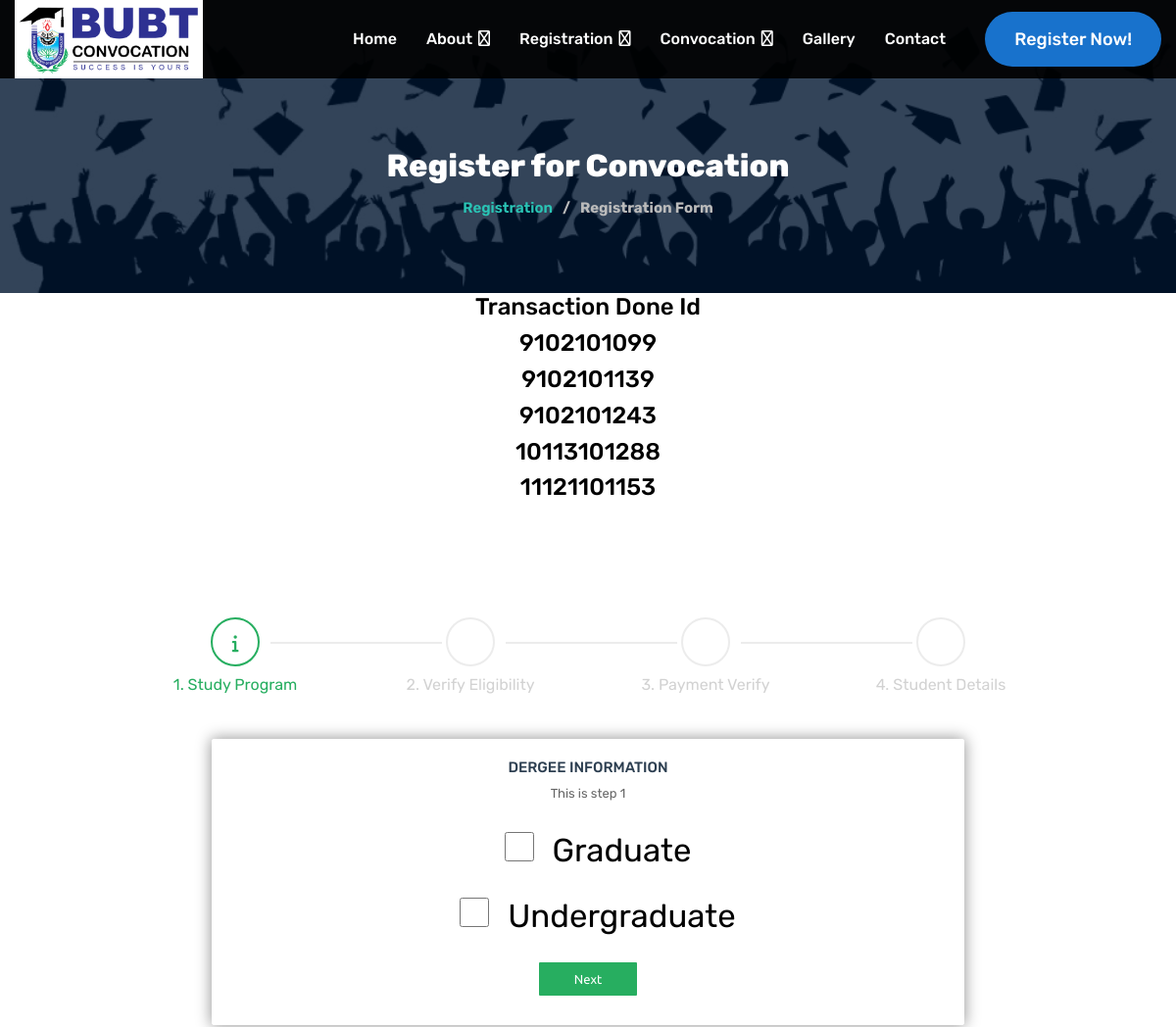
/registration (upper part), run on an earlier commit of the app's database.
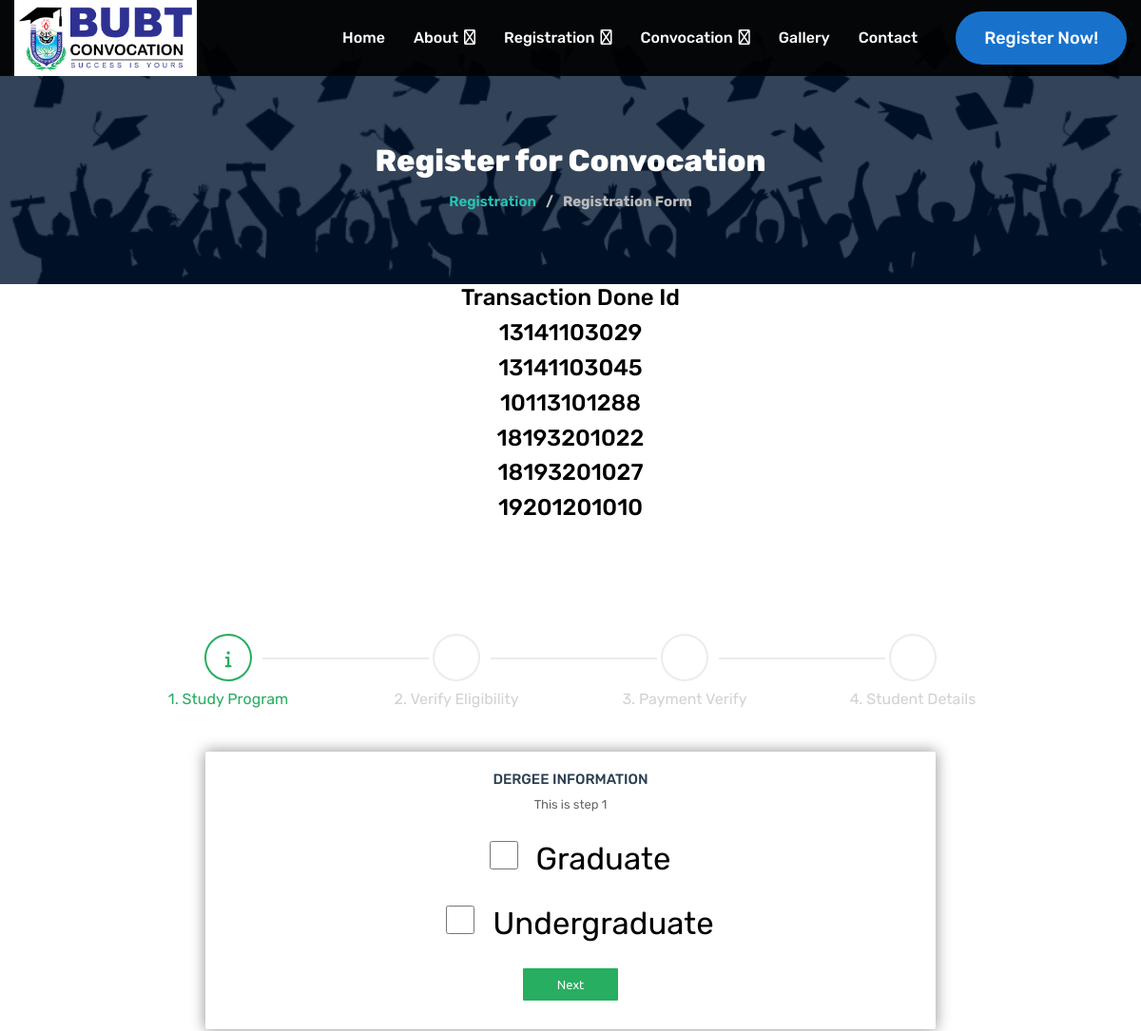
And on a later commit of the database.
### api/models.py (models this page shows, shortened)
class Student(models.Model):
    p_usename = models.CharField(verbose_name = 'Degree', max_length=50,null = False, blank=False, default="")
    s_id = models.IntegerField(verbose_name = 'Student ID',  unique = True, null = False, blank = False, default= 0)
    intake = models.IntegerField( verbose_name = 'Intake', blank=False, null=False)
    std_full_name = models.CharField( verbose_name = 'Name', max_length=100, null=False, blank=True, default="")
    Cell_Phone = models.IntegerField( verbose_name = 'Phone', null=False, blank=True, default=0)
    email = models.EmailField( verbose_name = 'Email', null = False, blank=True, default= "")
    DOB = models.DateTimeField( verbose_name='Dath Of Birth',auto_now = False)
    totalMejor = models.IntegerField( verbose_name = 'Total Major',  null=False, default=0, blank=True)
    paidFor = models.IntegerField( verbose_name = 'Paid For Major',  null=False, default=0, blank=True)
    paidFor = models.IntegerField( verbose_name = 'Paid For Major',  null=False, default=0, blank=True)
    tranId = models.CharField( verbose_name = 'Transction ID', max_length=100, unique=True, null=False, blank=False, default="")
    hasPaid = models.BooleanField( verbose_name = 'Payment Done', null=False, default=False)
    isRegDone = models.BooleanField( verbose_name = 'Registration Done',null=False, default=False)
    regDate = models.DateField(verbose_name = 'Registration Date', auto_now = True)

### api/views.py (the view)
# urls.py: path('registration', views.registration, name='registration'),
def registration(request):
    allStudent = Student.objects.all()
    isPaid = Student.objects.filter(Q(hasPaid = True))
    context = {
       'allStudent' : allStudent,
       'isPaid' : isPaid
    }
    return render(request, 'registration.html', context)

### templates/registration.html (shortened to what this page needs)
{% extends 'base.html' %} {% load static %} {% block content %}
	<section>
		<div class="breadcamb_area">
            <div class="page_head_bg">
                <div class="page_head">
                    <div class="container">
                        <div class="row">
                            <div class="col-md-12">
                                <div class="page_head_section ptb-70">
                                    <div class="ph_title">
                                        <h2>Register for Convocation</h2>
                                    </div>
                                    <div class="ph_menu">
                                        <h5><a href="">Registration</a></h5>
                                        <h5>/</h5>
                                        <h5>Registration Form</h5>
                                    </div>
                                </div>
                            </div>
                        </div>
                    </div>
                </div>
            </div>
        </div>
        <h4> Transaction Done Id </h4>
        {% for st in isPaid %}
         <h4> {{st.s_id}} </h4>
        {% endfor %}
		<div class="registration_area ptb-60">
            <div class="form_holder">
                <form id="msform">
                    <ul id="progressbar">
                        <li class="active">1. Study Program</li>
                        <li>2. Verify Eligibility</li>
                        <li>3. Payment Verify</li>
                        <li>4. Student Details</li>
                    </ul>
                    <fieldset>
                        <h2 class="fs-title">Dergee Information</h2>
                        <h3 class="fs-subtitle">This is step 1</h3>
                        <div class="form-check check_width">
                            <input type="checkbox" name="graduate" value="Graduate"/>
                            <label for="graduate">Graduate</label>
                        </div>
                        <div class="form-check check_width">
                            <input type="checkbox" name="undergraduate" value="Undergraduate"/>
                            <label for="undergraduate">Undergraduate</label>
                        </div>
                        <input type="button" name="next" class="next action-button" value="Next" />
                    </fieldset>
                </form>
            </div>
        </div>
	</section>
    {% endblock %}

What changed in the data, as far as the page shows it:
no longer on this page (row edited): Student: s_id "9102101099"
no longer on this page (row edited): Student: s_id "9102101139"
no longer on this page (row edited): Student: s_id "9102101243"
no longer on this page (row edited): Student: s_id "11121101153"
now on this page (row edited): Student: s_id "13141103029"
now on this page (row edited): Student: s_id "13141103045"
now on this page (row edited): Student: s_id "18193201022"
now on this page (row edited): Student: s_id "18193201027"
now on this page (row edited): Student: s_id "19201201010"
